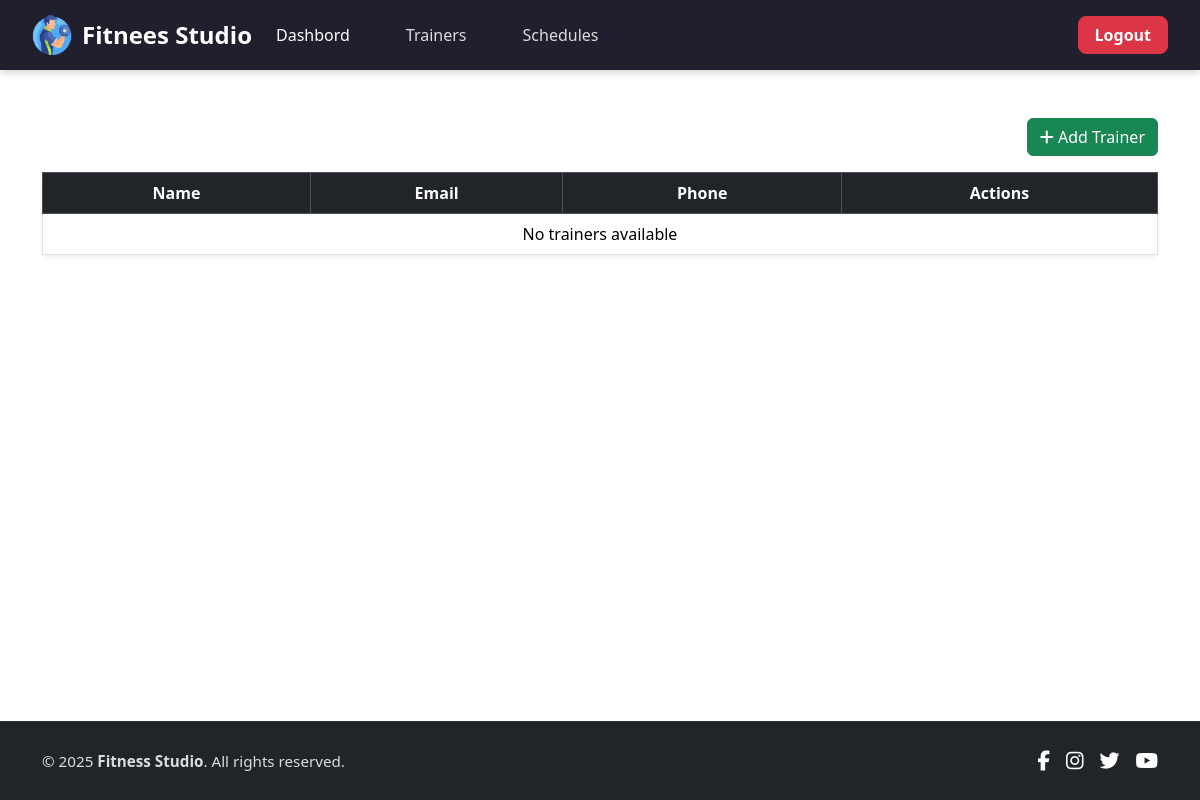
Page /Fitnees-Studio/admin/Trainers/ (signed in) on the earlier database version.
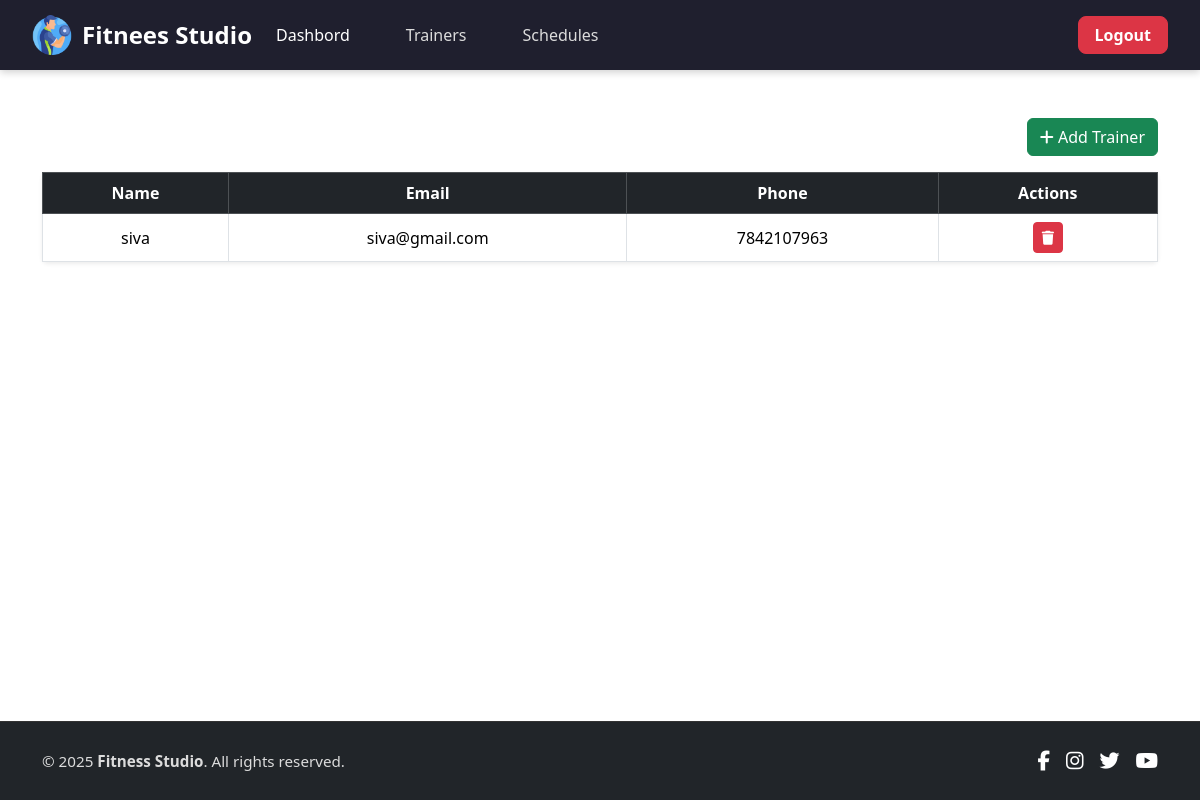
Same page on the later database version.
### Fitnees_Admin/models.py (models this page shows, shortened)
class Trainer(models.Model):
    T_id = models.AutoField(primary_key=True)
    T_name = models.CharField(max_length=50)
    T_email = models.EmailField()
    T_phone = models.CharField(max_length=10)

### Fitnees_Admin/views.py (the view, shortened to what this page needs)
# urls.py: path("Trainers/", views.trainer, name="Trainers"),
@login_required(login_url='admin_login')
def trainer(request):
    trainers = Trainer.objects.all().order_by('-T_id')
    return render(request, 'admin_panel/traineer.html', {'trainers': trainers})

### templates/admin_panel/traineer.html (shortened to what this page needs)
{% extends "admin_panel/base.html" %}
{% block content %}
<div class="container mt-5">
    <div class="d-flex justify-content-end mb-3">
        <button type="button" class="btn btn-success" data-bs-toggle="modal" data-bs-target="#trainerModal">
            <i class="fa-solid fa-plus"></i> Add Trainer
        </button>
    </div>
    <div class="table-responsive">
        <table id="trainerTable" class="table table-bordered table-hover align-middle bg-white shadow-sm mb-0 rounded text-center">
            <thead class="table-dark">
                <tr>
                    <th>Name</th>
                    <th>Email</th>
                    <th>Phone</th>
                    <th>Actions</th>
                </tr>
            </thead>
            <tbody>
                {% for trainer in trainers %}
                <tr>
                    <td>{{ trainer.T_name }}</td>
                    <td>{{ trainer.T_email }}</td>
                    <td>{{ trainer.T_phone }}</td>
                    <td>
                        <button
    class="btn btn-danger btn-sm delete-trainer-btn"
    data-url="{% url 'trainer_Delete' trainer.T_id %}">
    <i class="fa-solid fa-trash"></i>
</button>
                    </td>
                </tr>
                {% empty %}
                <tr>
                    <td colspan="8" class="text-center">No trainers available</td>
                </tr>
                {% endfor %}
            </tbody>
        </table>
    </div>
</div>
{% endblock %}

Differences in the rows shown:
added Trainer: T_name "siva", T_email "siva@gmail.com", T_phone "7842107963"
Other differences:
text no longer shown: "No trainers available"
